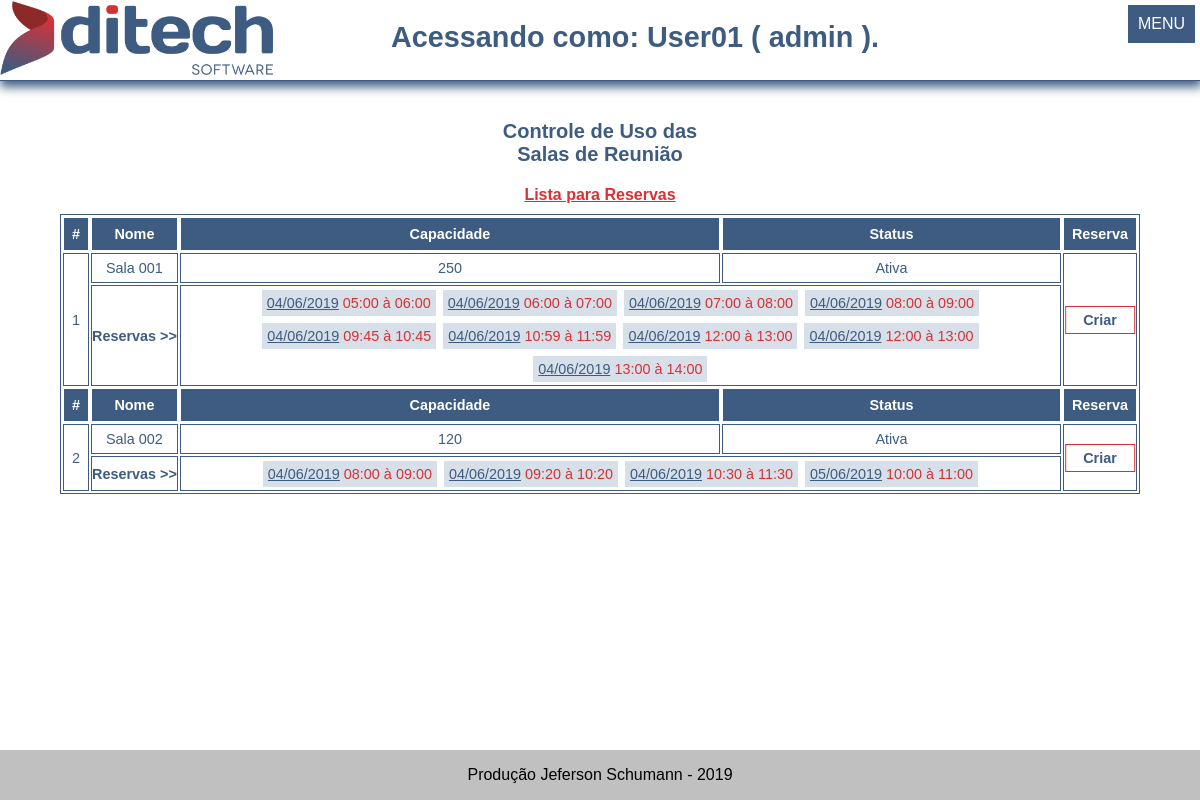
Page /membros/index.php (signed in) on the committed database.
### tables this page shows
CREATE TABLE `salas` (
  `id` int(11) NOT NULL,
  `nome` varchar(100) NOT NULL,
  `capacidade` int(11) NOT NULL,
  `status` varchar(30) NOT NULL,
  `criado` datetime NOT NULL,
  `alterado` datetime NOT NULL
);

### membros/index.php (the view, shortened to what this page needs)
<?php
	include "topo.php";
	if (
		!isset($_SESSION['logado']) ||
		!isset($_SESSION['status_id']) ||
		!isset($_SESSION['permissao'])
	) {
		session_unset();
		echo "<script>location.href='$url_principal';</script>";
	}
	else {
?>
		<div class="titulo-pagina">
			Controle de Uso das<br>Salas de Reunião
		</div>
		<div class="listagem">
			<div class="listagem-titulo">
				Lista para Reservas
			</div>
			<div class="listagem-exibicao">
<?php
		require_once("../funcoes-php/conexao.php");
		$sql = "SELECT * FROM salas";
		$consulta = mysqli_query($conexao, $sql);
		$total = mysqli_num_rows($consulta);
		if ($total == 0) {
			echo "Nenhuma sala cadastrada ainda";
		}
		else {
			$enum = 0;
			$listagem =
				"
					<table>
				";
			while ($resultado = mysqli_fetch_assoc($consulta)) {
				$enum++;
				$sala_id = $resultado['id'];
				$sql2 = "
					SELECT data, horario,
						DATE_ADD(horario, INTERVAL 1 HOUR) AS 'ate'
					FROM reservas WHERE sala_id = '$sala_id'
					AND data >= DATE_FORMAT(DATE_ADD(NOW(), INTERVAL -1 HOUR), '%Y-%m-%d')
					-- AND TIME_FORMAT(horario, '%H:%i') > TIME_FORMAT(DATE_ADD(NOW(), INTERVAL -1 HOUR), '%H:%i')
					ORDER BY 1,2
				";
				$consulta2 = mysqli_query($conexao, $sql2);
				$total2 = mysqli_num_rows($consulta2);
				if ($total2 == 0) {
					$reservas = "Nenhuma para esta sala.";
				}
				else {
					$reservas = "";
					while ($resultado2 = mysqli_fetch_assoc($consulta2)) {
						$data = explode("-", $resultado2['data']);
						$data = array_reverse($data);
						$data = implode("/", $data);
						$horario = substr($resultado2['horario'], 0, 5);
						$ate = substr($resultado2['ate'], 0, 5);
						$reservas .= "<div class='reservas'><u>".$data."</u> ".$horario." à ".$ate."</div>";
					}
				}
				$listagem .=
					"
						<tr>
							<th>#</th>
							<th>Nome</th>
							<th>Capacidade</th>
							<th>Status</th>
							<th>Reserva</th>
						</tr>
						<tr id='$sala_id'>
							<td rowspan='2'>".$enum."</td>
							<td>".$resultado['nome']."</td>
							<td>".$resultado['capacidade']."</td>
							<td>".$resultado['status']."</td>
							<td rowspan='2'><div class='acao-reserva'><div class='criar'>Criar</div></div></td>
						</tr>
						<tr>
							<td align='right'><b>Reservas&nbsp;>></b></td>
							<td colspan='2'>$reservas</td>
						</tr>
					";
			}
			$listagem .= "</table>";
			echo $listagem;
		}
?>
			</div>
		</div>
<?php
		include "rodape.php";
	}
?>

### funcoes-php/config.php (shortened to what this page needs)
<?php
	$url_base 		= $_SERVER['SERVER_NAME'];
	$url_base_teste = explode("/", $_SERVER['REQUEST_URI'])[1];
	$url_principal 	= "http://".$url_base."/".$url_base_teste."/";
	$estilos_css 	= "<link rel='stylesheet' type='text/css' href='".$url_principal."estilos-css/base.css'>\n";
	$logo_site 		= "<img src='".$url_principal."arquivos/imagens/logo.png'>";
	$rodape_site 	= "Produção Jeferson Schumann - 2019";
?>

### membros/topo.php (shortened to what this page needs)
<?php
	include "../funcoes-php/config.php";
?>
<!DOCTYPE html>
<html>
	<head>
		<?php echo $estilos_css; ?>
	</head>
	<body>
		<div id="pagina">
			<div id="conteudo">

### membros/rodape.php
			</div>
			<div id="rodape">
				<?php echo $rodape_site; ?>
			</div>
		</div>
		<div id="topo">
			<div id="logo-site">
				<?php echo $logo_site; ?>
			</div>
			<div id="titulo-site">
				<?php echo "Acessando como: ".ucfirst($_SESSION['logado'])." ( ".$_SESSION['permissao']." )."; ?>
			</div>
			<div id="menu-site">
				<?php include "menu.php" ?>
			</div>
		</div>
	</body>
</html>

### membros/menu.php (shortened to what this page needs)
<div id="menu">
	<span>MENU</span>
</div>

### estilos-css/base.css (style rules this page uses)
* { margin: 0px; padding: 0px; color: #3e5c81; font-family: arial; }
#topo { width: 100%; height: 80px; border-bottom: solid 1px; box-shadow: 1px 5px 10px 1px; background-color: #FFF; display: inline-flex; position: fixed; top: 0px; }
#logo-site { width: 20%; min-width: 275px; }
#logo-site img { height: 75px; }
#titulo-site { width: 60%; min-width: 520px; font-weight: bold; text-align: center; line-height: 75px; font-size: 180%; }
#conteudo { width: 100%; margin-top: 120px; text-align: center; padding-bottom: 50px; }
.titulo-pagina { font-size: 125%; font-weight: bold; padding-bottom: 20px; }
#rodape { width: 100%; height: 50px; line-height: 50px; text-align: center; position: fixed; bottom: 0px; color: #000; background-color: #C0C0C0; }
#menu-site { width: 20%; text-align: right; position: absolute; right: 0px; }
#menu { height: 80px; }
#menu span { color: #FFF; cursor: pointer; display: inline-block; padding: 10px 10px 10px 10px; background-color: #3e5c81; position: relative; right: 5px; top: 5px; }
.listagem-exibicao { width: 100%; }
.listagem-exibicao .reservas { padding: 5px; margin: 3.5px; color: #d83135; display: inline-block; background-color: #d7dfe8; cursor: pointer; }
.listagem-titulo { font-weight: bold; text-decoration: underline; color: #d83135; }
.acao-reserva { padding-bottom: 10px; }
.acao-reserva .criar, .acao-reserva .alterar { transform: translateX(-50%); border: solid 1px #d83135; background-color: #FFF; position: relative; font-weight: bold; margin-top: 10px; color: #3e5c81; padding: 5px; width: 80%; left: 50%; }
table, tr, th, td { border: solid 1px; }
th { background-color: #3e5c81; padding: 8px; color: #FFF; }
tr { height: 30px; }
table { width: 90%; font-size: 90%; margin-top: 10px; transform: translateX(-50%); position: relative; left: 50%; }

### rows in the picture
salas: nome "Sala 001", capacidade "250", status "Ativa"
salas: nome "Sala 002", capacidade "120", status "Ativa"

### other values in the picture
$data "04/06/2019"
$horario "05:00"
$ate "06:00"
$horario "06:00"
$ate "07:00"
$horario "07:00"
$ate "08:00"
$horario "08:00"
$ate "09:00"
$horario "09:45"
$ate "10:45"
$horario "10:59"
$ate "11:59"
$horario "12:00"
$ate "13:00"
